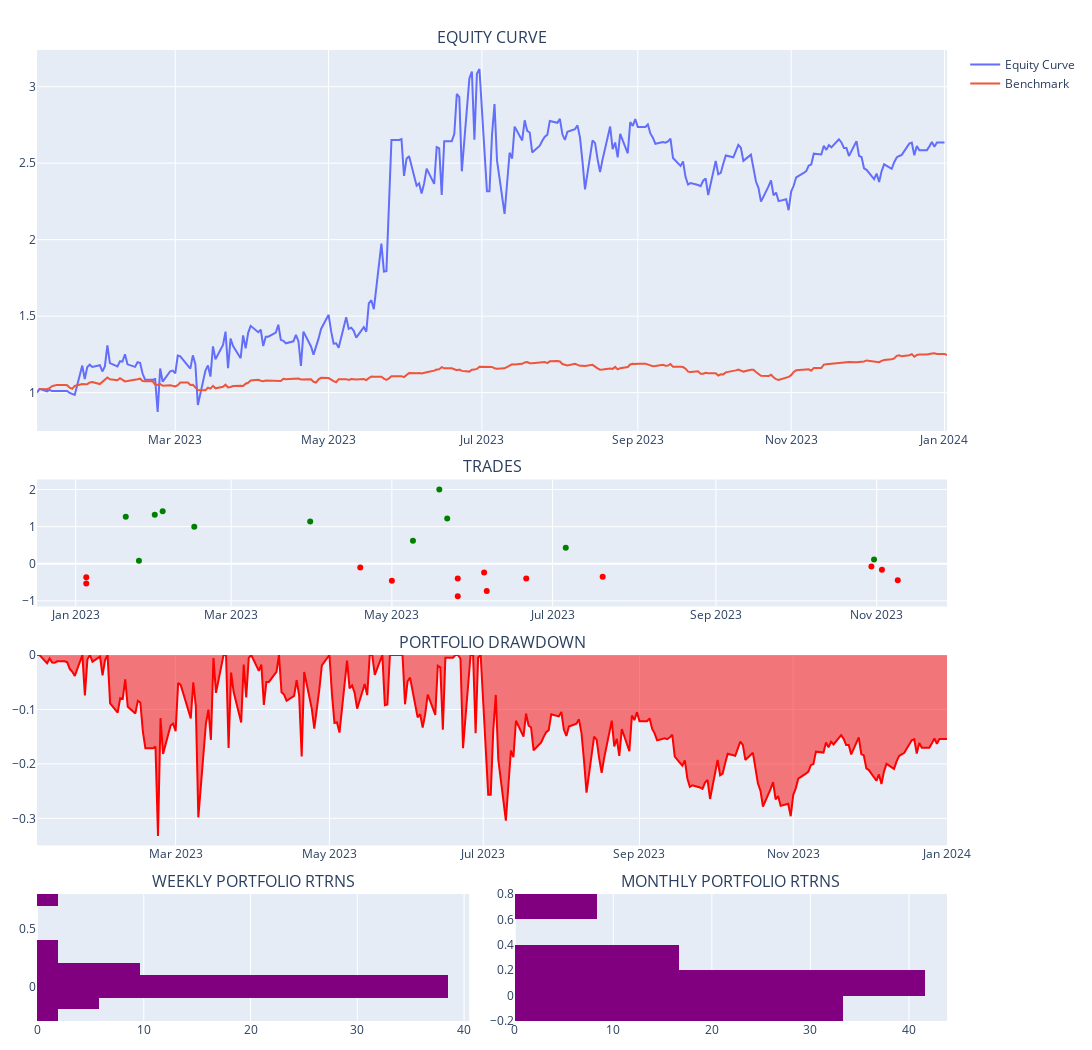

The code cell stored with this chart in its notebook:
### Code cell
pm.plot_portfolio()
# Check if the jump is real
# Why is NVDA trades saying None?

### Figure 1 — Plotly figure (JSON) as saved in the notebook; plotly's stock layout.template omitted (floating-point values rounded to 4 significant figures; data arrays with more than 128 entries replaced by an {"elided": "..."} marker saying what was removed)
{"data": [{"name": "Equity Curve", "showlegend": true, "type": "scatter", "x": {"elided": "258 str values"}, "xaxis": "x", "y": {"elided": "258 float values"}, "yaxis": "y"}, {"name": "Benchmark", "showlegend": true, "type": "scatter", "x": {"elided": "259 str values"}, "xaxis": "x", "y": {"elided": "259 float values"}, "yaxis": "y"}, {"customdata": [17, 4, 24, 6, 5, 15, 39, 9, 7, 12, 6, 43, 66, 2, 37, 20, 15, 8, 13, 8, 4, 4, 4, 6], "hovertemplate": "<b>%{text}</b><br><br>Date: %{x}<br>Size: %{customdata}<br>PnL: %{y}<br>", "marker": {"color": ["red", "red", "green", "green", "green", "green", "green", "green", "red", "red", "green", "green", "green", "red", "red", "red", "red", "red", "green", "red", "red", "green", "red", "red"]}, "mode": "markers", "name": "Ticker", "showlegend": false, "text": ["SBUX", "BA", "NVDA", "NFLX", "META", "AMD", "NVDA", "META", "SBUX", "AMZN", "AMZN", "NVDA", "NVDA", "BA", "AMD", "TSLA", "TSLA", "NFLX", "META", "AMZN", "TSLA", "TSLA", "TSLA", "SBUX"], "type": "scatter", "x": ["2023-01-05T00:00:00", "2023-01-05T00:00:00", "2023-01-20T00:00:00", "2023-01-25T00:00:00", "2023-01-31T00:00:00", "2023-02-03T00:00:00", "2023-02-15T00:00:00", "2023-03-31T00:00:00", "2023-04-19T00:00:00", "2023-05-01T00:00:00", "2023-05-09T00:00:00", "2023-05-19T00:00:00", "2023-05-22T00:00:00", "2023-05-26T00:00:00", "2023-05-26T00:00:00", "2023-06-05T00:00:00", "2023-06-06T00:00:00", "2023-06-21T00:00:00", "2023-07-06T00:00:00", "2023-07-20T00:00:00", "2023-10-30T00:00:00", "2023-10-31T00:00:00", "2023-11-03T00:00:00", "2023-11-09T00:00:00"], "xaxis": "x2", "y": [-0.5292, -0.3664, 1.267, 0.08205, 1.319, 1.413, 0.9987, 1.14, -0.1005, -0.4608, 0.6225, 1.999, 1.217, -0.401, -0.8791, -0.2354, -0.7343, -0.3998, 0.4335, -0.3474, -0.07726, 0.1131, -0.1638, -0.4456], "yaxis": "y2"}, {"fill": "tozeroy", "line": {"color": "red"}, "name": "Drawdown", "showlegend": false, "type": "scatter", "x": {"elided": "258 str values"}, "xaxis": "x3", "y": {"elided": "258 float values"}, "yaxis": "y3"}, {"histnorm": "percent", "marker": {"color": "purple"}, "showlegend": false, "type": "histogram", "xaxis": "x4", "y": [null, -0.01167, -0.02692, 0.1861, 0.02108, -0.006703, -0.08437, -0.01238, 0.1547, -0.2573, 0.3256, 0.07052, 0.1018, -0.04944, -0.03155, 0.05777, 0.01242, -0.08661, 0.05126, 0.1363, 0.7163, -0.03994, -0.03226, 0.07287, -0.07446, 0.2732, -0.1922, 0.08836, -0.06173, 0.08027, -0.02547, -0.1394, 0.08499, 0.06552, 0.0168, -0.04026, -0.03534, -0.06476, -0.033, 0.1128, -0.01368, -0.1061, 0.001604, 0.06912, 0.0642, 0.01616, -0.02182, -0.03528, 0.01449, 0.02475, 0.01211, 0.01921, 0], "yaxis": "y4"}, {"histnorm": "percent", "marker": {"color": "purple"}, "showlegend": false, "type": "histogram", "xaxis": "x5", "y": [null, 0.005312, 0.2555, -0.01416, 0.7061, 0.2893, -0.1128, 0.008721, -0.1781, -0.04314, 0.1249, 0.06819, 0], "yaxis": "y5"}], "layout": {"annotations": [{"font": {"size": 16}, "showarrow": false, "text": "EQUITY CURVE", "x": 0.5, "xanchor": "center", "xref": "paper", "y": 1.0, "yanchor": "bottom", "yref": "paper"}, {"font": {"size": 16}, "showarrow": false, "text": "TRADES", "x": 0.5, "xanchor": "center", "xref": "paper", "y": 0.5577, "yanchor": "bottom", "yref": "paper"}, {"font": {"size": 16}, "showarrow": false, "text": "PORTFOLIO DRAWDOWN", "x": 0.5, "xanchor": "center", "xref": "paper", "y": 0.3769, "yanchor": "bottom", "yref": "paper"}, {"font": {"size": 16}, "showarrow": false, "text": "WEEKLY PORTFOLIO RTRNS", "x": 0.2375, "xanchor": "center", "xref": "paper", "y": 0.1308, "yanchor": "bottom", "yref": "paper"}, {"font": {"size": 16}, "showarrow": false, "text": "MONTHLY PORTFOLIO RTRNS", "x": 0.7625, "xanchor": "center", "xref": "paper", "y": 0.1308, "yanchor": "bottom", "yref": "paper"}], "height": 1050, "hovermode": "x unified", "margin": {"b": 20, "l": 15, "r": 15, "t": 50}, "paper_bgcolor": "WHITE", "width": 1200, "xaxis": {"anchor": "y", "domain": [0, 1]}, "xaxis2": {"anchor": "y2", "domain": [0, 1]}, "xaxis3": {"anchor": "y3", "domain": [0, 1]}, "xaxis4": {"anchor": "y4", "domain": [0, 0.475]}, "xaxis5": {"anchor": "y5", "domain": [0.525, 1]}, "yaxis": {"anchor": "x", "domain": [0.6077, 1.0]}, "yaxis2": {"anchor": "x2", "domain": [0.4269, 0.5577]}, "yaxis3": {"anchor": "x3", "domain": [0.1808, 0.3769]}, "yaxis4": {"anchor": "x4", "domain": [0, 0.1308]}, "yaxis5": {"anchor": "x5", "domain": [0, 0.1308]}}}
